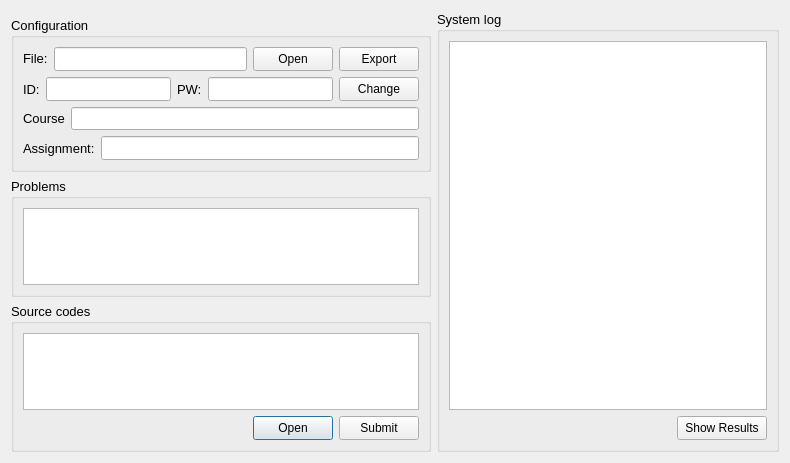
<?xml version="1.0" encoding="UTF-8"?>
<ui version="4.0">
 <class>Dialog</class>
 <widget class="QDialog" name="Dialog">
  <property name="geometry">
   <rect>
    <x>0</x>
    <y>0</y>
    <width>790</width>
    <height>463</height>
   </rect>
  </property>
  <property name="windowTitle">
   <string>Dialog</string>
  </property>
  <layout class="QGridLayout" name="gridLayout">
   <item row="3" column="0">
    <widget class="QGroupBox" name="groupBox_files">
     <property name="sizePolicy">
      <sizepolicy hsizetype="Preferred" vsizetype="Expanding">
       <horstretch>0</horstretch>
       <verstretch>0</verstretch>
      </sizepolicy>
     </property>
     <property name="font">
      <font>
       <family>Tahoma</family>
       <pointsize>10</pointsize>
      </font>
     </property>
     <property name="title">
      <string>Source codes</string>
     </property>
     <layout class="QVBoxLayout" name="verticalLayout_5">
      <item>
       <layout class="QVBoxLayout" name="verticalLayout_2">
        <item>
         <widget class="QTableWidget" name="tableWidget_files">
          <property name="sizePolicy">
           <sizepolicy hsizetype="Minimum" vsizetype="Expanding">
            <horstretch>0</horstretch>
            <verstretch>0</verstretch>
           </sizepolicy>
          </property>
         </widget>
        </item>
        <item>
         <layout class="QGridLayout" name="gridLayout_2">
          <item row="0" column="2">
           <widget class="QPushButton" name="pushButton_openFiles">
            <property name="minimumSize">
             <size>
              <width>0</width>
              <height>24</height>
             </size>
            </property>
            <property name="font">
             <font>
              <family>Tahoma</family>
              <pointsize>9</pointsize>
             </font>
            </property>
            <property name="text">
             <string>Open</string>
            </property>
           </widget>
          </item>
          <item row="0" column="0">
           <spacer name="horizontalSpacer">
            <property name="orientation">
             <enum>Qt::Horizontal</enum>
            </property>
            <property name="sizeType">
             <enum>QSizePolicy::Expanding</enum>
            </property>
            <property name="sizeHint" stdset="0">
             <size>
              <width>20</width>
              <height>20</height>
             </size>
            </property>
           </spacer>
          </item>
          <item row="0" column="3">
           <widget class="QPushButton" name="pushButton_submitFiles">
            <property name="minimumSize">
             <size>
              <width>0</width>
              <height>24</height>
             </size>
            </property>
            <property name="font">
             <font>
              <family>Tahoma</family>
              <pointsize>9</pointsize>
             </font>
            </property>
            <property name="text">
             <string>Submit</string>
            </property>
           </widget>
          </item>
          <item row="0" column="1">
           <spacer name="horizontalSpacer_2">
            <property name="orientation">
             <enum>Qt::Horizontal</enum>
            </property>
            <property name="sizeType">
             <enum>QSizePolicy::Expanding</enum>
            </property>
            <property name="sizeHint" stdset="0">
             <size>
              <width>40</width>
              <height>20</height>
             </size>
            </property>
           </spacer>
          </item>
         </layout>
        </item>
       </layout>
      </item>
     </layout>
    </widget>
   </item>
   <item row="0" column="1" rowspan="4">
    <widget class="QGroupBox" name="groupBox_systemlog">
     <property name="sizePolicy">
      <sizepolicy hsizetype="Preferred" vsizetype="Expanding">
       <horstretch>0</horstretch>
       <verstretch>0</verstretch>
      </sizepolicy>
     </property>
     <property name="font">
      <font>
       <family>Tahoma</family>
       <pointsize>10</pointsize>
      </font>
     </property>
     <property name="title">
      <string>System log</string>
     </property>
     <property name="flat">
      <bool>false</bool>
     </property>
     <layout class="QVBoxLayout" name="verticalLayout_3">
      <item>
       <widget class="QTextBrowser" name="textBrowser_syslog">
        <property name="sizePolicy">
         <sizepolicy hsizetype="Expanding" vsizetype="Expanding">
          <horstretch>0</horstretch>
          <verstretch>0</verstretch>
         </sizepolicy>
        </property>
        <property name="font">
         <font>
          <family>Consolas</family>
          <pointsize>9</pointsize>
         </font>
        </property>
       </widget>
      </item>
      <item>
       <layout class="QGridLayout" name="gridLayout_3">
        <item row="0" column="1">
         <widget class="QPushButton" name="pushButton_showResults">
          <property name="minimumSize">
           <size>
            <width>90</width>
            <height>24</height>
           </size>
          </property>
          <property name="maximumSize">
           <size>
            <width>16777215</width>
            <height>90</height>
           </size>
          </property>
          <property name="font">
           <font>
            <family>Tahoma</family>
            <pointsize>9</pointsize>
           </font>
          </property>
          <property name="text">
           <string>Show Results</string>
          </property>
         </widget>
        </item>
        <item row="0" column="0">
         <spacer name="horizontalSpacer_3">
          <property name="orientation">
           <enum>Qt::Horizontal</enum>
          </property>
          <property name="sizeType">
           <enum>QSizePolicy::Expanding</enum>
          </property>
          <property name="sizeHint" stdset="0">
           <size>
            <width>20</width>
            <height>20</height>
           </size>
          </property>
         </spacer>
        </item>
       </layout>
      </item>
     </layout>
    </widget>
   </item>
   <item row="2" column="0">
    <widget class="QGroupBox" name="groupBox_problems">
     <property name="sizePolicy">
      <sizepolicy hsizetype="Preferred" vsizetype="Expanding">
       <horstretch>0</horstretch>
       <verstretch>0</verstretch>
      </sizepolicy>
     </property>
     <property name="font">
      <font>
       <family>Tahoma</family>
       <pointsize>10</pointsize>
      </font>
     </property>
     <property name="title">
      <string>Problems</string>
     </property>
     <layout class="QVBoxLayout" name="verticalLayout_4">
      <item>
       <widget class="QTableWidget" name="tableWidget_problems">
        <property name="sizePolicy">
         <sizepolicy hsizetype="Preferred" vsizetype="Expanding">
          <horstretch>0</horstretch>
          <verstretch>0</verstretch>
         </sizepolicy>
        </property>
       </widget>
      </item>
     </layout>
    </widget>
   </item>
   <item row="1" column="0">
    <widget class="QGroupBox" name="groupBox">
     <property name="font">
      <font>
       <family>Tahoma</family>
       <pointsize>10</pointsize>
      </font>
     </property>
     <property name="title">
      <string>Configuration</string>
     </property>
     <layout class="QVBoxLayout" name="verticalLayout_6">
      <item>
       <layout class="QVBoxLayout" name="verticalLayout">
        <item>
         <layout class="QHBoxLayout" name="horizontalLayout_4">
          <property name="sizeConstraint">
           <enum>QLayout::SetMinAndMaxSize</enum>
          </property>
          <item>
           <widget class="QLabel" name="label_6">
            <property name="sizePolicy">
             <sizepolicy hsizetype="Fixed" vsizetype="Fixed">
              <horstretch>0</horstretch>
              <verstretch>0</verstretch>
             </sizepolicy>
            </property>
            <property name="font">
             <font>
              <family>Tahoma</family>
              <pointsize>10</pointsize>
             </font>
            </property>
            <property name="text">
             <string>File:</string>
            </property>
           </widget>
          </item>
          <item>
           <widget class="QLineEdit" name="lineEdit_config">
            <property name="sizePolicy">
             <sizepolicy hsizetype="Expanding" vsizetype="Preferred">
              <horstretch>0</horstretch>
              <verstretch>0</verstretch>
             </sizepolicy>
            </property>
            <property name="font">
             <font>
              <family>Tahoma</family>
              <pointsize>10</pointsize>
             </font>
            </property>
           </widget>
          </item>
          <item>
           <widget class="QPushButton" name="pushButton_openConfig">
            <property name="minimumSize">
             <size>
              <width>0</width>
              <height>24</height>
             </size>
            </property>
            <property name="font">
             <font>
              <family>Tahoma</family>
              <pointsize>9</pointsize>
             </font>
            </property>
            <property name="text">
             <string>Open</string>
            </property>
           </widget>
          </item>
          <item>
           <widget class="QPushButton" name="pushButton_exportConfig">
            <property name="minimumSize">
             <size>
              <width>0</width>
              <height>24</height>
             </size>
            </property>
            <property name="font">
             <font>
              <family>Tahoma</family>
              <pointsize>9</pointsize>
             </font>
            </property>
            <property name="text">
             <string>Export</string>
            </property>
           </widget>
          </item>
         </layout>
        </item>
        <item>
         <layout class="QHBoxLayout" name="horizontalLayout_2">
          <property name="sizeConstraint">
           <enum>QLayout::SetMinimumSize</enum>
          </property>
          <item>
           <widget class="QLabel" name="label_id">
            <property name="sizePolicy">
             <sizepolicy hsizetype="Fixed" vsizetype="Preferred">
              <horstretch>0</horstretch>
              <verstretch>0</verstretch>
             </sizepolicy>
            </property>
            <property name="font">
             <font>
              <family>Tahoma</family>
              <pointsize>10</pointsize>
             </font>
            </property>
            <property name="text">
             <string>ID:</string>
            </property>
           </widget>
          </item>
          <item>
           <widget class="QLineEdit" name="lineEdit_id">
            <property name="sizePolicy">
             <sizepolicy hsizetype="Expanding" vsizetype="Preferred">
              <horstretch>0</horstretch>
              <verstretch>0</verstretch>
             </sizepolicy>
            </property>
            <property name="font">
             <font>
              <family>Tahoma</family>
              <pointsize>10</pointsize>
             </font>
            </property>
           </widget>
          </item>
          <item>
           <widget class="QLabel" name="label_pw">
            <property name="sizePolicy">
             <sizepolicy hsizetype="Fixed" vsizetype="Preferred">
              <horstretch>0</horstretch>
              <verstretch>0</verstretch>
             </sizepolicy>
            </property>
            <property name="font">
             <font>
              <family>Tahoma</family>
              <pointsize>10</pointsize>
             </font>
            </property>
            <property name="text">
             <string>PW:</string>
            </property>
           </widget>
          </item>
          <item>
           <widget class="QLineEdit" name="lineEdit_pw">
            <property name="sizePolicy">
             <sizepolicy hsizetype="Expanding" vsizetype="Preferred">
              <horstretch>0</horstretch>
              <verstretch>0</verstretch>
             </sizepolicy>
            </property>
            <property name="font">
             <font>
              <family>Tahoma</family>
              <pointsize>10</pointsize>
             </font>
            </property>
           </widget>
          </item>
          <item>
           <widget class="QPushButton" name="pushButton_changePassword">
            <property name="minimumSize">
             <size>
              <width>0</width>
              <height>24</height>
             </size>
            </property>
            <property name="font">
             <font>
              <family>Tahoma</family>
              <pointsize>9</pointsize>
             </font>
            </property>
            <property name="text">
             <string>Change</string>
            </property>
           </widget>
          </item>
         </layout>
        </item>
        <item>
         <layout class="QHBoxLayout" name="horizontalLayout_1">
          <property name="sizeConstraint">
           <enum>QLayout::SetMinAndMaxSize</enum>
          </property>
          <item>
           <widget class="QLabel" name="label_4">
            <property name="sizePolicy">
             <sizepolicy hsizetype="Fixed" vsizetype="Fixed">
              <horstretch>0</horstretch>
              <verstretch>0</verstretch>
             </sizepolicy>
            </property>
            <property name="font">
             <font>
              <family>Tahoma</family>
              <pointsize>10</pointsize>
             </font>
            </property>
            <property name="text">
             <string>Course</string>
            </property>
           </widget>
          </item>
          <item>
           <widget class="QLineEdit" name="lineEdit_course">
            <property name="sizePolicy">
             <sizepolicy hsizetype="Preferred" vsizetype="Preferred">
              <horstretch>0</horstretch>
              <verstretch>0</verstretch>
             </sizepolicy>
            </property>
            <property name="font">
             <font>
              <family>Tahoma</family>
              <pointsize>10</pointsize>
             </font>
            </property>
           </widget>
          </item>
         </layout>
        </item>
        <item>
         <layout class="QHBoxLayout" name="horizontalLayout_3">
          <item>
           <widget class="QLabel" name="label_3">
            <property name="sizePolicy">
             <sizepolicy hsizetype="Fixed" vsizetype="Preferred">
              <horstretch>0</horstretch>
              <verstretch>0</verstretch>
             </sizepolicy>
            </property>
            <property name="font">
             <font>
              <family>Tahoma</family>
              <pointsize>10</pointsize>
             </font>
            </property>
            <property name="text">
             <string>Assignment:</string>
            </property>
           </widget>
          </item>
          <item>
           <widget class="QLineEdit" name="lineEdit_assignment">
            <property name="sizePolicy">
             <sizepolicy hsizetype="Preferred" vsizetype="Preferred">
              <horstretch>0</horstretch>
              <verstretch>0</verstretch>
             </sizepolicy>
            </property>
            <property name="minimumSize">
             <size>
              <width>0</width>
              <height>24</height>
             </size>
            </property>
            <property name="font">
             <font>
              <family>Tahoma</family>
              <pointsize>10</pointsize>
             </font>
            </property>
           </widget>
          </item>
         </layout>
        </item>
       </layout>
      </item>
     </layout>
    </widget>
   </item>
  </layout>
 </widget>
 <resources/>
 <connections/>
</ui>
